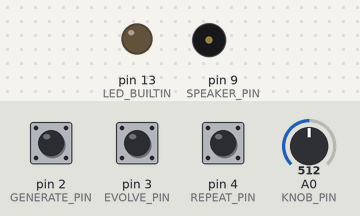
Bench run of a sketch on a simulated Arduino Uno, built with avr-gcc and run on an emulated ATmega328P. On the bench: output pins drawn as LEDs (lit = HIGH), buzzer (waves = sounding). The inputs (shaded band) are chosen by the test bench; at power-on: pin 3 (EVOLVE_PIN) HIGH, A0 (KNOB_PIN) = 512, pin 2 (GENERATE_PIN) HIGH, pin 4 (REPEAT_PIN) HIGH.

Above: at 1.2 s.
1.3 s: pin 3 (EVOLVE_PIN) pulled LOW for 0.15 s
At 2.4 s:
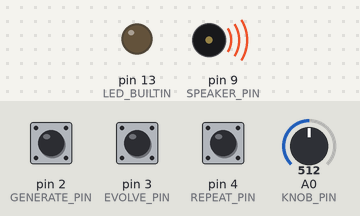
4.4 s: A0 (KNOB_PIN) set to 359
7.4 s: A0 (KNOB_PIN) set to 327
At 7.9 s:
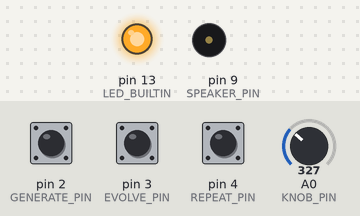
8.9 s: pin 2 (GENERATE_PIN) pulled LOW for 0.15 s
At 10.3 s:
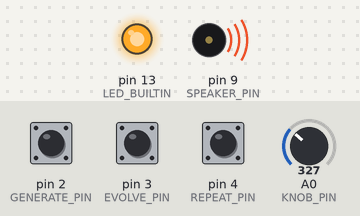
12.0 s: A0 (KNOB_PIN) set to 511
At 14.7 s:
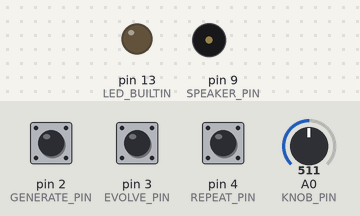
15.0 s: A0 (KNOB_PIN) set to 306
At 16.1 s:
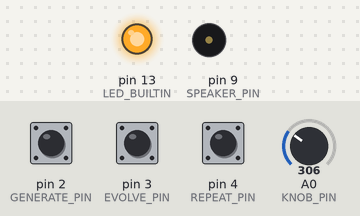
Timing chart, 0 to 17.5 s (numbered marks = the images above; inputs shaded):
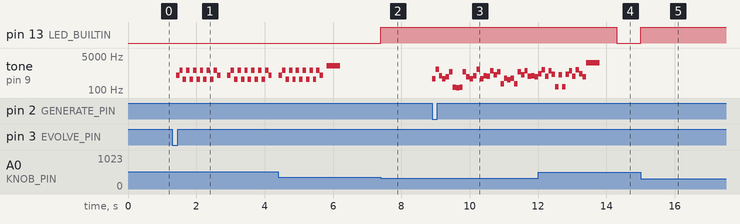

The sketch:

jazz_converger.ino
```cpp
#include "Arduino.h"

// Arduino sketch playing arpeggios generated by LFSR generated polynomials combinations converging to symmetrical fractal jazz chords

#define SPEAKER_PIN 9
#define GENERATE_PIN 2
#define EVOLVE_PIN 3
#define REPEAT_PIN 4
#define KNOB_PIN PIN_A0

// Note frequencies
const float notes_f[] = {
  261.63, 277.18, 293.66, 311.13, 329.63, 349.23, 369.99, 392.00, 415.30, 440.00, 466.16, 493.88,
  523.25, 554.37, 587.33, 622.25, 659.26, 698.46, 739.99, 783.99, 830.61, 880.00, 932.33, 987.77
};

#define NOTE_DURATION 100
#define LFSR_SEED 0xACE1
#define LFSR_MASK 0xB400
#define POLY_COUNT 3
#define ITER_COUNT 8
#define PROG_COUNT 4

// Jazz ii-V-I-vi progression in C Major
// Dm7, G7, Cmaj7, Am7
const float jazz_progression[PROG_COUNT][4] = {
  {293.66, 349.23, 440.00, 523.25}, // Dm7 (D4, F4, A4, C5)
  {392.00, 493.88, 587.33, 698.46}, // G7 (G4, B4, D5, F5)
  {261.63, 329.63, 392.00, 493.88}, // Cmaj7 (C4, E4, G4, B4)
  {440.00, 523.25, 659.26, 783.99}  // Am7 (A4, C5, E5, G5)
};

uint16_t lfsr = LFSR_SEED;
uint16_t polys[POLY_COUNT];
uint16_t notes[POLY_COUNT];
uint8_t currentProgStep = 0;

uint8_t lfsr_bit() {
  lfsr >>= 1;
  if (lfsr & 1) {
    lfsr ^= LFSR_MASK;
    return 1;
  }
  return 0;
}

uint16_t lfsr_note() {
  uint8_t index = 0;
  for(int i=0; i<4; i++) index |= (lfsr_bit() << i);
  return (uint16_t)notes_f[index % 24];
}

uint16_t lfsr_poly() {
  uint16_t poly = 0;
  for (int i=0; i<8; i++) poly |= (lfsr_bit() << i);
  return poly;
}

uint16_t eval_poly(uint16_t poly, uint16_t note) {
   uint32_t z = note;
   uint32_t c = poly;
   for (uint8_t i = 0; i < 3; i++) {
      z = (z * z) % 1000;
      z = (z + c) % 1000;
   }
   return (uint16_t)(z + 100);
}

void play_note(uint16_t frequency, uint16_t duration) {
   tone(SPEAKER_PIN, frequency, duration);
   delay(duration);
   noTone(SPEAKER_PIN);
}

void play_arpeggio(uint16_t poly, uint16_t note) {
  uint16_t seq[ITER_COUNT];
  uint16_t current = note;
  for (uint8_t i = 0; i < ITER_COUNT; i++) {
    seq[i] = current;
    current = eval_poly(poly, current);
  }
  for (uint8_t i = 0; i < ITER_COUNT; i++) play_note(seq[i], NOTE_DURATION);
  for (int8_t i = ITER_COUNT - 2; i >= 0; i--) play_note(seq[i], NOTE_DURATION);
}

void play_fractal(uint16_t polys_arr[], uint16_t notes_arr[]) {
  uint16_t sum = 0;
  for (uint8_t i = 0; i < POLY_COUNT; i++) sum += eval_poly(polys_arr[i], notes_arr[i]);
  play_note(sum, NOTE_DURATION * 4);
}

void generate_sequence() {
  for (uint8_t i = 0; i < POLY_COUNT; i++) {
    polys[i] = lfsr_poly();
    notes[i] = lfsr_note();
  }
}

// Converge toward the current step of the jazz progression
void evolve_sequence() {
  for (uint8_t i = 0; i < POLY_COUNT; i++) {
    uint16_t current_val = eval_poly(polys[i], notes[i]);

    // Find nearest frequency in the current chord of the progression
    float min_diff = 10000;
    float target = 0;
    for(int t=0; t<4; t++) {
        float d = abs(jazz_progression[currentProgStep][t] - (float)current_val);
        if (d < min_diff) {
            min_diff = d;
            target = jazz_progression[currentProgStep][t];
        }
    }

    for (int b = 0; b < 8; b++) {
      uint16_t next_poly = polys[i] ^ (1 << b);
      uint16_t next_val = eval_poly(next_poly, notes[i]);
      float next_diff = abs(target - (float)next_val);
      if (next_diff < min_diff) {
        polys[i] = next_poly;
        min_diff = next_diff;
      }
    }
  }
}

void play_sequence() {
  for (uint8_t j = 0; j < POLY_COUNT; j++) play_arpeggio(polys[j], notes[j]);
  play_fractal(polys, notes);
  for (uint8_t j = 0; j < POLY_COUNT; j++) notes[j] = eval_poly(polys[j], notes[j]);
}

void set_target() {
  uint16_t value = analogRead(KNOB_PIN);
  // Map knob to progression step
  currentProgStep = map(value, 0, 1023, 0, PROG_COUNT - 1);
  digitalWrite(LED_BUILTIN, (currentProgStep == 0) ? HIGH : LOW);
}

void setup() {
  pinMode(SPEAKER_PIN, OUTPUT);
  pinMode(GENERATE_PIN, INPUT_PULLUP);
  pinMode(EVOLVE_PIN, INPUT_PULLUP);
  pinMode(REPEAT_PIN, INPUT_PULLUP);
  pinMode(KNOB_PIN, INPUT);
  pinMode(LED_BUILTIN, OUTPUT);
  Serial.begin(9600);
}

void loop() {
  set_target();
  if (digitalRead(GENERATE_PIN) == LOW) {
    generate_sequence();
    play_sequence();
    delay(500);
  }
  if (digitalRead(EVOLVE_PIN) == LOW) {
    evolve_sequence();
    play_sequence();
    delay(500);
  }
  if (digitalRead(REPEAT_PIN) == LOW) {
    play_sequence();
    delay(500);
  }
}
```

chromatic_polynomial.c
```cpp
// Define a variable x as 2^(1/12), which is the ratio of a semitone
const float x = pow(2, 1.0/12);

// Define a function that takes an integer n as input and returns the frequency of the nth note in the chromatic scale
// The function uses the polynomial base x^k, where k is any non-negative integer
// The function assumes that A4 is the reference note with coefficient 1 and exponent 0
float chromaticScale(int n) {
  // Calculate the coefficient and exponent of the polynomial term for the nth note
  int coefficient = 1;
  int exponent = n;
  // If n is negative, adjust the coefficient and exponent to make them positive
  if (n < 0) {
    coefficient = pow(2, ceil(-n / 12.0));
    exponent = n + 12 * ceil(-n / 12.0);
  }
  // If n is greater than or equal to 12, adjust the coefficient and exponent to make them less than 12
  if (n >= 12) {
    coefficient = pow(2, floor(n / 12.0));
    exponent = n - 12 * floor(n / 12.0);
  }
  // Calculate and return the frequency of the nth note by multiplying the coefficient by x raised to the exponent
  float frequency = coefficient * pow(x, exponent);
  return frequency;
}
```

test_chromatic_scale_synth.cpp
```cpp
#include "Arduino.h"
void setup();
void loop();
int main() {
    setup();
    loop();
    return 0;
}
```

test_jazz_converger.cpp
```cpp
#include "Arduino.h"
void setup();
void loop();
extern int digitalRead(uint8_t pin);
static int current_btn = -1;
int digitalRead(uint8_t pin) {
    if (pin == 2 && current_btn == 0) return LOW;
    if (pin == 3 && current_btn == 1) return LOW;
    if (pin == 4 && current_btn == 2) return LOW;
    return HIGH;
}
int main() {
    setup();
    for(int b = 0; b < 3; b++) {
        current_btn = b;
        loop();
    }
    return 0;
}
```

test_simple_melody.cpp
```cpp
#include "Arduino.h"
void setup();
void loop();
extern int digitalRead(uint8_t pin);
static int current_btn = -1;
int digitalRead(uint8_t pin) {
    if (pin == 2 && current_btn == 0) return LOW;
    if (pin == 3 && current_btn == 1) return LOW;
    if (pin == 4 && current_btn == 2) return LOW;
    return HIGH;
}
int main() {
    setup();
    for(int b = 0; b < 3; b++) {
        current_btn = b;
        loop();
    }
    return 0;
}
```

test_single_jazz_chord_convergent.cpp
```cpp
#include "Arduino.h"
void setup();
void loop();
extern int digitalRead(uint8_t pin);
static int current_btn = -1;
int digitalRead(uint8_t pin) {
    if (pin == 2 && current_btn == 0) return LOW;
    if (pin == 3 && current_btn == 1) return LOW;
    if (pin == 4 && current_btn == 2) return LOW;
    return HIGH;
}
int main() {
    setup();
    for(int b = 0; b < 3; b++) {
        current_btn = b;
        loop();
    }
    return 0;
}
```

Measured:
- the behaviour switches between 341 and 340 on A0 (KNOB_PIN) (found by bisection; images 1 and 2)
- after the input at 1.3 s, tone on pin 9 (SPEAKER_PIN): plays 535 Hz for 0.10 s, 960 Hz for 0.10 s, 335 Hz for 0.10 s, 960 Hz for 0.10 s, 335 Hz for 0.10 s, 960 Hz for 0.10 s … (26 notes in this stretch), starting after 0.11 s
- after the input at 7.4 s, pin 13 (LED_BUILTIN): LOW → HIGH at once
- after the input at 8.9 s, tone on pin 9 (SPEAKER_PIN): plays 369 Hz for 0.10 s, 1093 Hz for 0.10 s, 501 Hz for 0.10 s, 373 Hz for 0.10 s, 461 Hz for 0.10 s, 813 Hz for 0.10 s … (31 notes in this stretch), starting at once
- after the input at 12.0 s, pin 13 (LED_BUILTIN): HIGH → LOW after 2.3 s
- after the input at 15.0 s, pin 13 (LED_BUILTIN): LOW → HIGH at once
